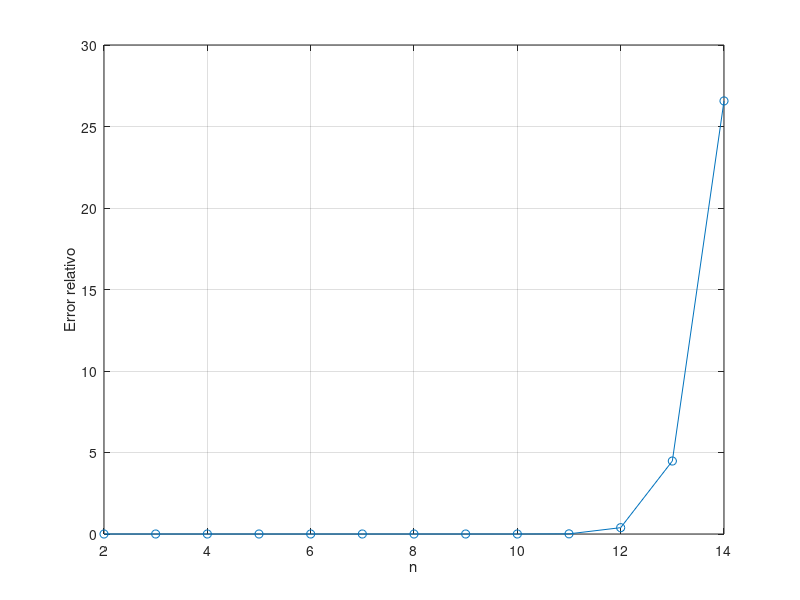

This chart was generated by the following MATLAB code:
% número de condición

% for n = 2:14
%     H = hilb(n);
%     K(n-1) = cond(H,inf);
% end
% 
% plot([2:14], log(K), 'o-'), grid on
% xlabel('n'), ylabel('log(K(h))')

for n = 2:14
    H = hilb(n);
    b = H*ones(n, 1);
    x = ones(n, 1);
    x1 = H\b;
    d = norm(x1 - x, inf);
    error(n - 1) = d/norm(x, inf);
end

plot([2:14], error, 'o-'), grid on
xlabel('n'), ylabel('Error relativo')